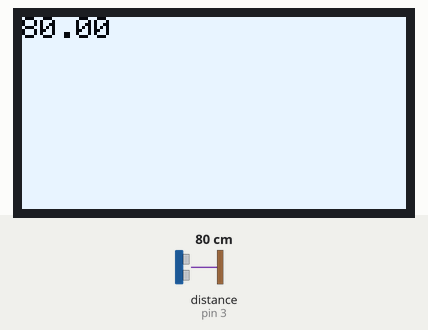
Recording of a sketch running on a simulated Arduino Uno, built with avr-gcc and run on an emulated ATmega328P. On the bench: 128×64 one-colour display. The test bench sets the inputs (shaded band); at power-on: distance to the obstacle (sensor on pin 3) 80 cm. The echo pulse lasts 58.3 µs per cm.

Above: at 3.1 s.
At 5.8 s:
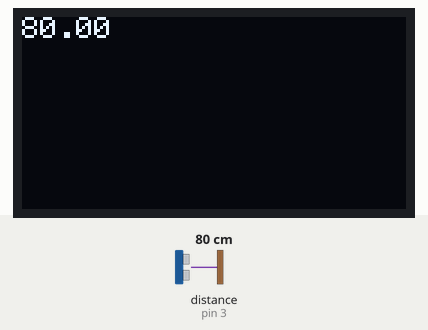
5.9 s: distance to the obstacle (sensor on pin 3) set to 2 cm
At 11.6 s:
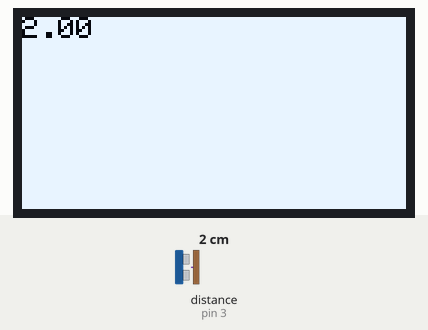
12.6 s: distance to the obstacle (sensor on pin 3) set to 4 cm
At 14.1 s:
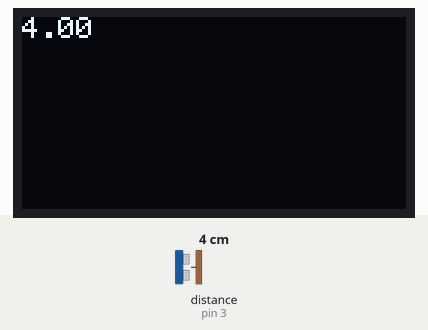
17.8 s: distance to the obstacle (sensor on pin 3) set to 9 cm
At 22.3 s:
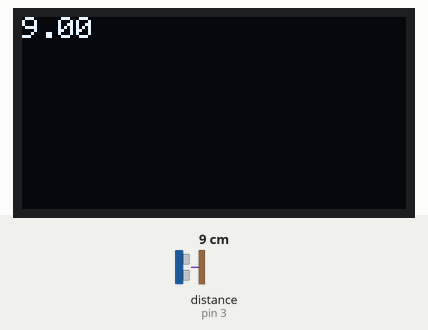
Timing chart, 0 to 23.8 s (numbered marks = the images above; inputs shaded):
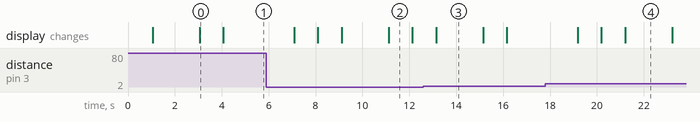

Measured:
- after the input at 5.9 s, the display: first differs from a run without the input after 3.2 s (image 2 shows a later state)
- after the input at 12.6 s, the display: changes after 0.55 s (image 3)
- after the input at 17.8 s, the display: first differs from a run without the input after 3.4 s (image 4)
- what the display in image 0 shows lasts 1.0 s, from 3.1 s to 4.1 s
- what the display in image 3 shows lasts 2.0 s, from 13.2 s to 15.2 s

The sketch:

arduino_code_Oled+_Tof.ino
```cpp
#include <Wire.h>
#include <Adafruit_GFX.h>
#include <Adafruit_SSD1306.h>

#include <afstandssensor.h>


#define SCREEN_WIDTH 128 // OLED display width, in pixels
#define SCREEN_HEIGHT 64 // OLED display height, in pixels

#define trig_pin    2
#define echo_pin    3


AfstandsSensor hcsr04 (trig_pin, echo_pin);

// Declaration for an SSD1306 display connected to I2C (SDA, SCL pins)
// The pins for I2C are defined by the Wire-library.
// On an arduino UNO:       A4(SDA), A5(SCL)
// On an arduino MEGA 2560: 20(SDA), 21(SCL)
// On an arduino LEONARDO:   2(SDA),  3(SCL), ...
#define OLED_RESET     -1 // Reset pin # (or -1 if sharing Arduino reset pin)
#define SCREEN_ADDRESS 0x3C ///< See datasheet for Address; 0x3D for 128x64, 0x3C for 128x32
Adafruit_SSD1306 display(SCREEN_WIDTH, SCREEN_HEIGHT, &Wire, OLED_RESET);

// #define NUMFLAKES     10 // Number of snowflakes in the animation example

#define LOGO_HEIGHT   16
#define LOGO_WIDTH    16


void setup() {

  Serial.begin(9600);

  // SSD1306_SWITCHCAPVCC = generate display voltage from 3.3V internally
  if(!display.begin(SSD1306_SWITCHCAPVCC, SCREEN_ADDRESS)) {
    Serial.println(F("SSD1306 allocation failed"));
    for(;;); // Don't proceed, loop forever
  }

  // Show initial display buffer contents on the screen --
  // the library initializes this with an Adafruit splash screen.
  //display.display();
  delay(1000); // Pause for 1 seconds

  for(;;)
   {
    getinfor( );

    display.invertDisplay(true);
    delay(1000);
    display.invertDisplay(false);
    delay(1000);
   }
}


void loop() {
}

void getinfor(void) {
  display.clearDisplay();

  display.setTextSize(1);             // Normal 1:1 pixel scale
  display.setTextColor(SSD1306_WHITE);        // Draw white text
  display.setCursor(0,0);             // Start at top-left corner

  float dis;//get distance
  dis=hcsr04.afstandCM();
  display.println(dis);

  display.display();

  delay(2000);
}
```
